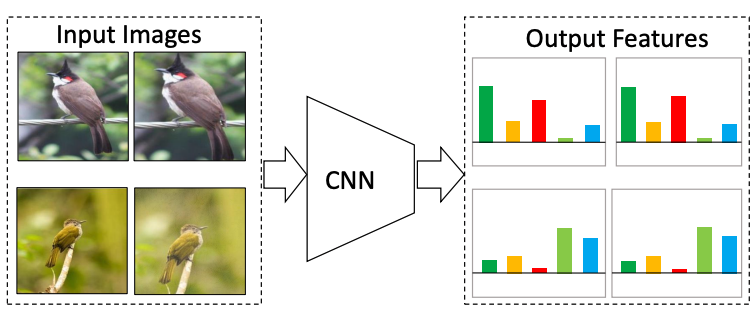
#> input picture fig/Motivation.png, 756 x 314 px
$ python -i pre_process_bird.py   (imports and definitions only)   (older library calls are emulated)
#> lines starting #> are read from the running program, lines starting #| are printed output that depends on the picture
#> further down, picture is the input picture: PIL image 756x314 RGBA; mean R, G, B, A 218.9, 220, 208, 255
import numpy as np
import os
from PIL import Image, ImageChops
from tqdm import tqdm

#download from
image_url = "http://www.vision.caltech.edu/visipedia-data/CUB-200-2011/CUB_200_2011.tgz"

def trim(im):
    bg = Image.new(im.mode, im.size, 'white')
    diff = ImageChops.difference(im, bg)
    diff = ImageChops.add(diff, diff, 2.0, -55)
    bbox = diff.getbbox()
    if bbox:
        a = max(0,bbox[0]-20)
        b = max(0,bbox[1]-20)
        c = min(im.size[0],bbox[2]+20)
        d = min(im.size[1],bbox[3]+20)
        bbox = (a,b,c,d)
        return im.crop(bbox)
    return im

def pad(im):
    if im.size[0]>im.size[1]:
        im = im.resize((fix_image_width, fix_image_height*im.size[1]/im.size[0]), Image.ANTIALIAS)
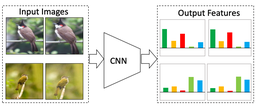
#> im: PIL image 256x106 RGBA; mean R, G, B, A 218, 219.1, 207, 255
    elif im.size[1]>im.size[0]:
        im = im.resize((fix_image_width*im.size[0]/im.size[1], fix_image_height), Image.ANTIALIAS)
    else:
        im = im.resize((fix_image_width, fix_image_height), Image.ANTIALIAS)

    new_im = Image.new(im.mode,(fix_image_width, fix_image_height), 'white')
#> new_im: PIL image 256x256 RGBA; every value is 255

    new_im.paste(im, ((fix_image_width-im.size[0])/2,
                      (fix_image_height-im.size[1])/2))
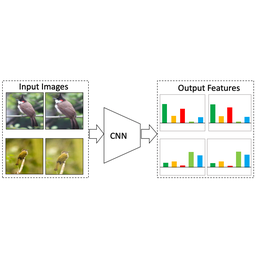
#> new_im: PIL image 256x256 RGBA; mean R, G, B, A 239.7, 240.1, 235.1, 255
    return new_im

data_dir = '/home/datasets/prml/computervision/classification/cub200/'

training_img_list = []
validation_img_list = []

training_label_list = []
validation_label_list = []
fix_image_width = 256
fix_image_height = 256
# [22 lines not run here, left out]

training_img = np.array(training_img_list)
training_label = np.array(training_label_list)
# [4 lines not run here, left out]
validation_img = np.array(validation_img_list)
validation_label = np.array(validation_label_list)
# [4 lines not run here, left out]

>>> from PIL import Image
>>> picture = Image.open('../fig/Motivation.png')
>>> result = pad(picture)

$ run again, on fig/Performance.png
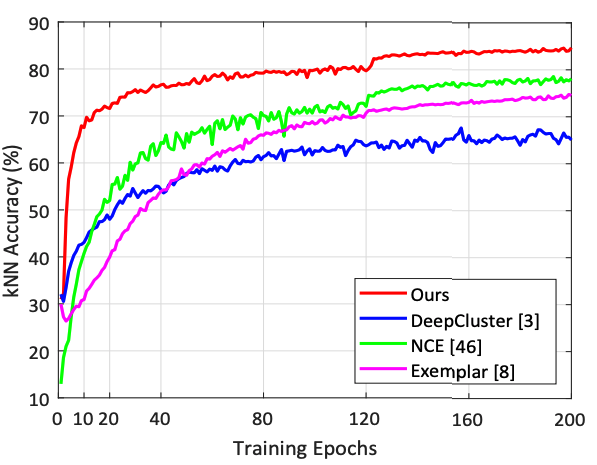
#> input picture fig/Performance.png, 597 x 465 px
#> picture is the input picture: PIL image 597x465 RGBA; mean R, G, B, A 242.3, 241, 242.3, 255
#> in pad, `im = im.resize((fix_image_width, fix_image_height*im.size[1]/im.size[0..`:
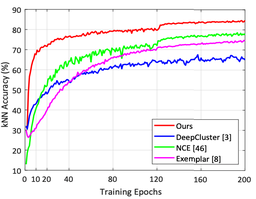
#> im: PIL image 256x199 RGBA; mean R, G, B, A 241.4, 240.1, 241.4, 255
#> in pad, `new_im.paste(im, ((fix_image_width-im.size[0])/2, (fix_image_height-im..`:
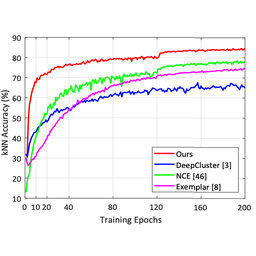
#> new_im: PIL image 256x256 RGBA; mean R, G, B, A 244.5, 243.4, 244.4, 255

$ run again, on fig/Pipeline.png
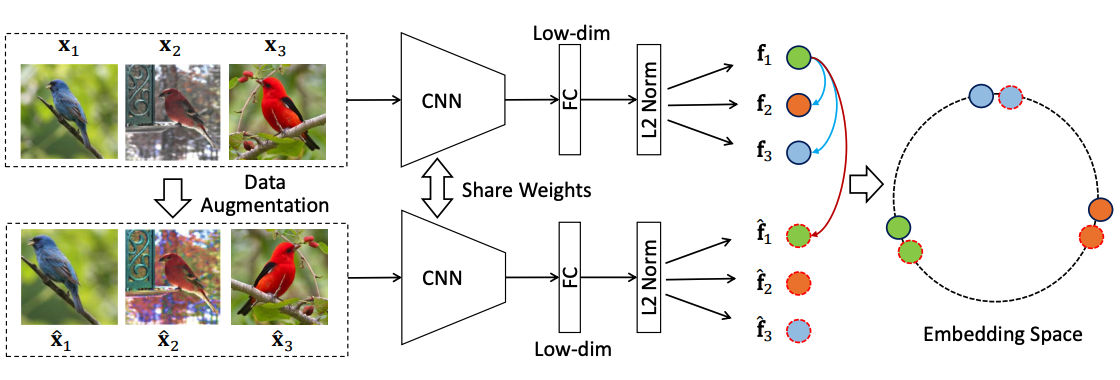
#> input picture fig/Pipeline.png, 1120 x 380 px
#> picture is the input picture: PIL image 1120x380 RGBA; mean R, G, B, A 230, 229, 223.4, 255
#> in pad, `im = im.resize((fix_image_width, fix_image_height*im.size[1]/im.size[0..`:
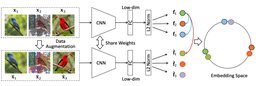
#> im: PIL image 256x86 RGBA; mean R, G, B, A 229, 228, 222.4, 255
#> in pad, `new_im.paste(im, ((fix_image_width-im.size[0])/2, (fix_image_height-im..`:
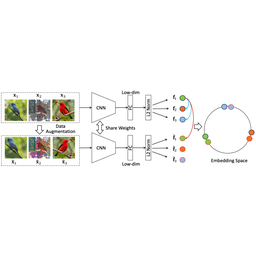
#> new_im: PIL image 256x256 RGBA; mean R, G, B, A 246.3, 245.9, 244.1, 255
